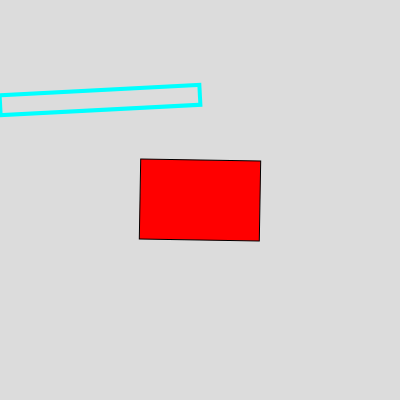
Frame 1 (no input)
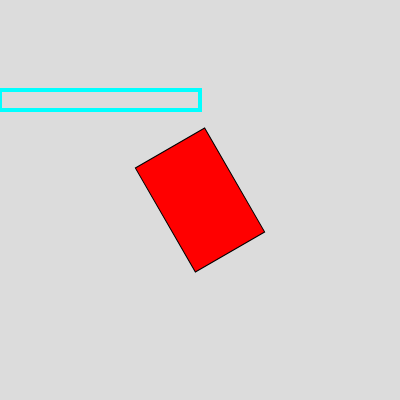
Frame 60 (no input)
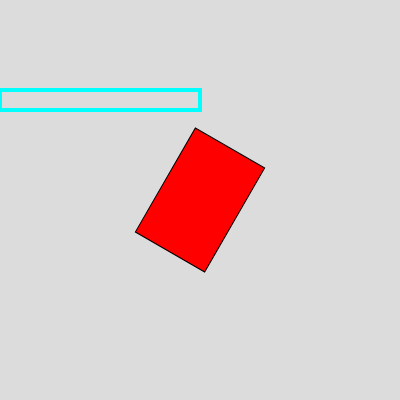
Frame 120 (the mouse pressed at the canvas centre since frame 60)

The p5.js sketch that drew these frames (run headless with seeded random() and noise() and a simulated clock; from frame 60 on, the mouse is pressed at the canvas centre):

// p5.js sketch
// ── sketch.js
let angle = 0;

function setup() {
  createCanvas(400, 400);
  angleMode(DEGREES);
  rectMode(CENTER);
}

function draw() {
  background(220);

  angle += 1;

  // the 1st shape
  push();
  translate(width / 2, height / 2);
  rotate(angle);
  fill(255, 0, 0);
  rect(0, 0, 120, 80);
  pop();

  // 2nd
  push();
  translate(100, 100);
  rotate(angle * -3);
  noFill();
  strokeWeight(4);
  stroke(0, 255, 255);
  rect(0, 0, 200, 20);
  pop();
}
